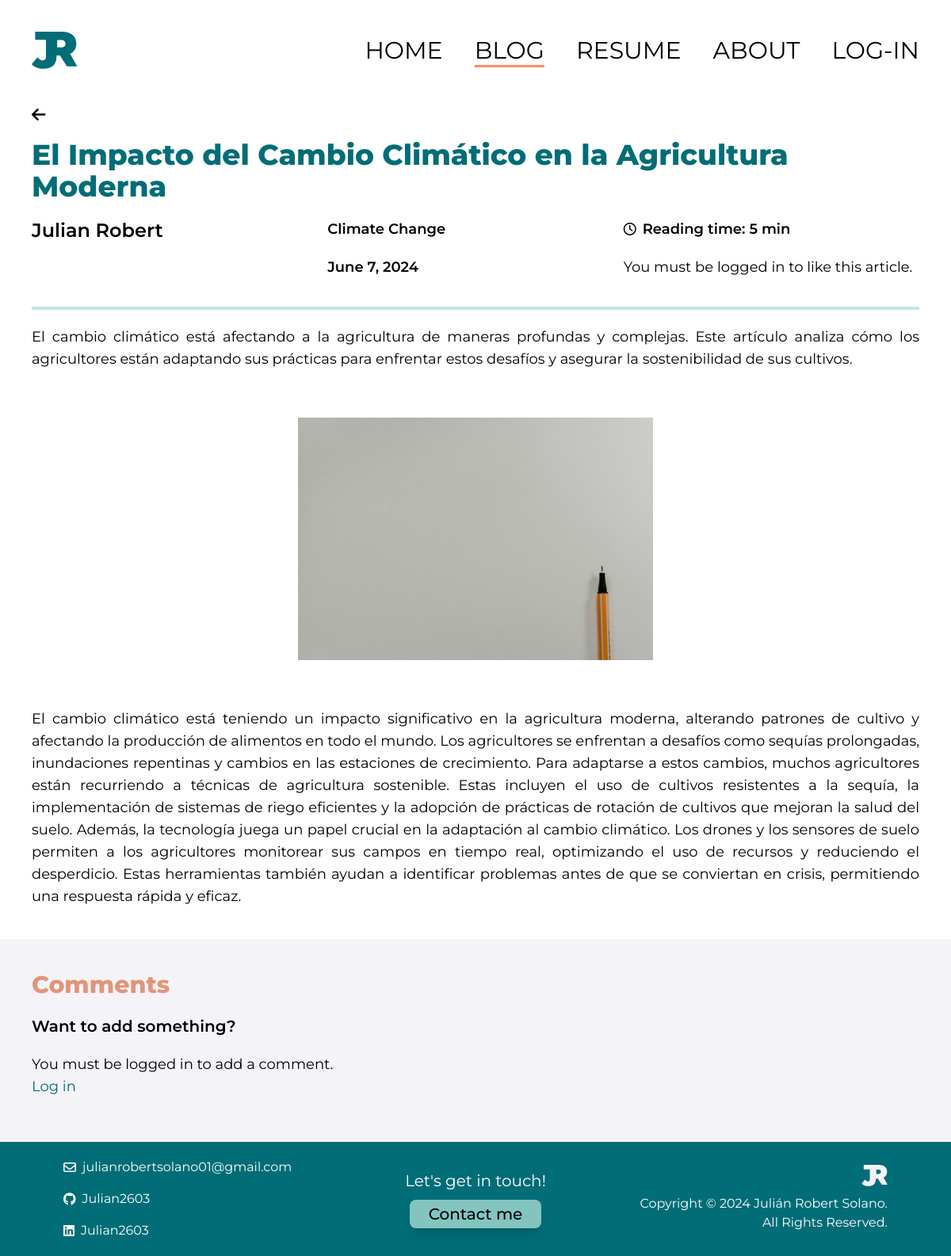
Screenshot of /blog/article/2 with the database file from the repository.
### blog/models.py (models this page shows, shortened)
class Article(models.Model):
  title = models.CharField(max_length=255)
  author = models.ForeignKey(User, on_delete=models.CASCADE)
  category = models.CharField(max_length=255, default="Category")
  date = models.DateField(default=datetime.date.today)
  abstract = models.CharField(max_length=500, default='Abstract of the article')
  reading_time = models.IntegerField(default=5)
  likes = models.IntegerField(default=0)
  body = models.TextField()

### blog/views.py (the view)
# urls.py: path('article/<int:pk>', ArticleDetailView.as_view(), name="article"),
class ArticleDetailView(DetailView):
    model = Article
    template_name = 'article.html'
    def get_context_data(self, **kwargs):
        context = super().get_context_data(**kwargs)
        context['comments'] = Comment.objects.filter(article=self.object).order_by('-comment_date')
        context['form'] = CommentForm()
        return context

### blog/templates/article.html (shortened to what this page needs)
{% load socialaccount %}
{% load static tailwind_tags %}
<html lang="en" class="scroll-smooth">
  <head>
    {% load static %}
    {% tailwind_css %}
</head>
<body>
<div class="pt-10 pb-2 flex justify-between px-10 items-center">
  <div class="flex justify-start">
      <img src="{% static 'imgs/logo.svg' %}" alt="Logo">
  </div>
  <div class="hidden md:flex flex-row justify-center space-x-10">
      <a href="{% url 'home' %}" class="font-sans font-normal text-3xl transition duration-300 hover:text-[#FD8C62]">HOME</a>
      <a href="{% url 'blog' %}" class="font-sans font-normal text-3xl transition duration-300 decoration-[#FD8C62] underline underline-offset-8">BLOG</a>
      <a href="{% url 'resume' %}" class="font-sans font-normal text-3xl transition duration-300 hover:text-[#FD8C62]">RESUME</a>
      <a href="{% url 'about' %}" class="font-sans font-normal text-3xl transition duration-300 hover:text-[#FD8C62]">ABOUT</a>
      {% if user.is_authenticated %}
      <div class="relative">
        <button id="profile-btn" class="flex items-center space-x-2 focus:outline-none">
            <i class="fas fa-user-circle text-3xl"></i>
        </button>
        <div id="profile-menu" class="hidden absolute right-0 mt-2 w-auto bg-white border border-gray-200 rounded-lg shadow-lg">
            <div class="py-2 px-4">
                <p class="text-gray-900">{{ user.first_name }} {{ user.last_name }}</p>
                <p class="text-gray-500">{{ user.email }}</p>
            </div>
            <div class="py-2 border-t border-gray-200 hover:bg-gray-100">
                <a href="{% url 'account_logout' %}" class="block px-4 py-2 text-gray-700">Log out</a>
            </div>
        </div>
    </div>
      {% else %}
      <a href="{% provider_login_url 'google' %}?next=/" class="font-sans font-normal text-3xl transition duration-300 hover:text-[#FD8C62]">LOG-IN</a>
      {% endif %}
  </div>
</div>
  <section id="article">
    <div class="p-10 flex flex-col gap-5">
      <div class="flex justify-start align-center text-xl">
        <a href="{% url 'blog' %}"><i class="fa-solid fa-arrow-left"></i></a>
      </div>
      <h1 class="font-sans font-extrabold text-4xl text-[#006D77]">{{ article.title }}</h1>
      <div class="grid grid-cols-3">
        <div class="">
          <h2 class="font-sans font-semibold text-2xl text-black">{{ article.author.first_name }} {{ article.author.last_name }}</h2>
        </div>
        <div class="flex flex-col gap-5">
          <h2 class="font-sans font-semibold text-lg text-black"> {{ article.category }} </h2>
          <h2 class="font-sans font-semibold text-lg text-black"> {{ article.date }} </h2>
        </div>
        <div class="flex flex-col gap-5">
          <div class="flex flex-row gap-2 justify-start align-center items-center">
            <i class="fa-regular fa-clock"></i>
            <h2 class="font-sans font-semibold text-lg text-black"> Reading time: {{ article.reading_time }} min</h2>
          </div>
          {% if user.is_authenticated %}
            <button id="like-button" class="flex flex-row gap-2 justify-start align-center items-center focus:outline-none" data-article-id="{{ article.id }}">
              <i id="like-icon" class="fa-regular fa-heart"></i>
              <h2 id="like-count" class="font-sans font-normal text-lg text-black">{{ article.likes }} likes</h2>
            </button>
          {% else %}
            <p class="font-sans font-normal text-lg text-black">You must be logged in to like this article.</p>
          {% endif %}
        </div>
      </div>
      <hr class="flex justify-center align-center items-center border-2 roundes-full border-[#BEE7E2] w-full mt-4">
      <div class="flex flex-col text-justify">
        <p class="font-sans font-regular text-lg text-black"> {{ article.abstract }} </p>
      </div>
      <div class="flex justify-center my-10">
        <img class="flex items-center w-2/5" src="{% static 'imgs/placeholder.jpg' %}" alt="">
      </div>
      <div class="text-justify">
        <p class="font-sans font-regular text-lg text-black"> {{ article.body }}</p>
      </div>
    </div>
  </section>
 <section id="comments">
  <div class="flex flex-col gap-5 p-10 bg-[F4F3F8]">
    <h2 class="font-sans font-extrabold text-3xl text-[#E29578]">Comments</h2>
    <div class="flex flex-col justify-start items-start gap-5">
      <h2 class="font-sans font-semibold text-xl text-black">Want to add something?</h2>
      <div class="w-11/12 mb-4">
        {% if user.is_authenticated %}
          <form id="commentForm" method="POST" action="{% url 'add-comment' %}">
            {% csrf_token %}
            <div class="grid xl:grid-cols-4 xl:gap-6">
              <div class="relative z-0 mb-6 w-full group">
                <input type="tel" name="name" id="floating_name" class="block py-2.5 px-0 w-full text-sm text-black bg-transparent border-0 border-b-2 border-gray-500 appearance-none focus:outline-none focus:ring-0 focus:border-[#006D77] peer" placeholder=" " required />
                <label for="floating_name" class="absolute text-sm text-gray-500 duration-300 transform -translate-y-6 scale-75 top-3 -z-10 origin-[0] peer-focus:left-0 peer-focus:text-[#006D77] peer-placeholder-shown:scale-100 peer-placeholder-shown:translate-y-0 peer-focus:scale-75 peer-focus:-translate-y-6">Name</label>
              </div>
              <div class="col-span-2 relative z-0 mb-6 w-full group ">
                <input type="text" name="comment_body" id="floating_comment" class="block py-2.5 px-0 w-full text-sm text-black bg-transparent border-0 border-b-2 border-gray-500 appearance-none focus:outline-none focus:ring-0 focus:border-[#006D77] peer" placeholder=" " required />
                <label for="floating_comment" class="absolute text-sm text-gray-500 duration-300 transform -translate-y-6 scale-75 top-3 -z-10 origin-[0] peer-focus:left-0 peer-focus:text-[#006D77] peer-placeholder-shown:scale-100 peer-placeholder-shown:translate-y-0 peer-focus:scale-75 peer-focus:-translate-y-6">Write a comment</label>
              </div>
              <div class="">
                <button type="submit" class="text-white bg-[#006D77] transition duration-300 shadow-lg hover:bg-[#83C5BE]/70 hover:text-gray-700 focus:ring-4 focus:ring-blue-300 font-medium rounded-lg text-base w-full sm:w-auto px-5 py-2.5 text-center">Add comment</button>
              </div>
            </div>
            <input type="hidden" name="article_id" value="{{ article.id }}">
          </form>
        {% else %}
          <p class="font-sans font-normal text-lg text-black">You must be logged in to add a comment.</p>
          <a href="{% url 'login' %}" class="font-sans font-normal text-lg text-[#006D77] hover:underline">Log in</a>
        {% endif %}
      </div>
    </div>
  </div>
</section>
   <div class="p-5 px-20 bg-[#006D77] grid grid-cols-1 md:grid-cols-3 gap-7 shrink-0">
    <div class="flex flex-col items-center md:items-start gap-4">
        <div class="flex items-center space-x-2">
            <i class="fa-regular fa-envelope text-white"></i>
            <a class="font-sans font-normal text-s text-white" href="mailto:julian.robertsolano@ucr.ac.cr">julianrobertsolano01@gmail.com</a>
        </div>
        <div class="flex items-center space-x-2">
            <i class="fa-brands fa-github text-white"></i>
            <a class="font-sans font-normal text-s text-white" href="https://github.com/">Julian2603</a>
        </div>
        <div class="flex items-center space-x-2">
            <i class="fa-brands fa-linkedin text-white"></i>
            <a class="font-sans font-normal text-s text-white" href="https://www.linkedin.com/">Julian2603</a>
        </div>
    </div>
    <div class="flex flex-col items-center justify-center gap-2.5">
        <p class="font-sans font-normal text-xl text-white text-center">Let's get in touch!</p>
        <a href="{% url 'contact' %}" class="bg-[#83C5BE] transition duration-300 hover:bg-[#83C5BE]/70 p-1 px-6 rounded-lg font-sans font-medium text-xl text-black shadow-lg">Contact me</a>
    </div>
    <div class="flex flex-col items-center md:items-end gap-1.5">
        <div class="flex justify-center md:justify-end">
            <img class="h-10" src="{% static 'imgs/logo-white.svg' %}">
        </div>
        <div class="text-center md:text-right">
            <p class="font-sans font-normal text-s text-white">Copyright &#169; 2024 Julián Robert Solano. All Rights Reserved.</p>
        </div>
    </div>
</div>
</body>
</html>

### rows the page displays
Article: title "El Impacto del Cambio Climático en la Agricultura Moderna", author.first_name "Julian", author.last_name "Robert", category "Climate Change", date "June 7, 2024", reading_time "5", abstract "El cambio climático está afectando a la agricultura de maneras profundas y complejas. Este artículo analiza cómo los agricultores están adaptando sus prácticas para enfrentar estos desafíos y asegurar la sostenibilidad de sus cultivos.", body "El cambio climático está teniendo un impacto significativo en la agricultura moderna, alterando patrones de cultivo y afectando la producción de alimentos en todo el mundo. Los agricultores se enfrentan a desafíos como sequías prolongadas, inundaciones repentinas y cambios en las estaciones de crecimiento. Para adaptarse a estos cambios, muchos agricultores están recurriendo a técnicas de agricultura sostenible. Estas incluyen el uso de cultivos resistentes a la sequía, la implementación de sistemas de riego eficientes y la adopción de prácticas de rotación de cultivos que mejoran la salud del suelo. Además, la tecnología juega un papel crucial en la adaptación al cambio climático. Los…"
